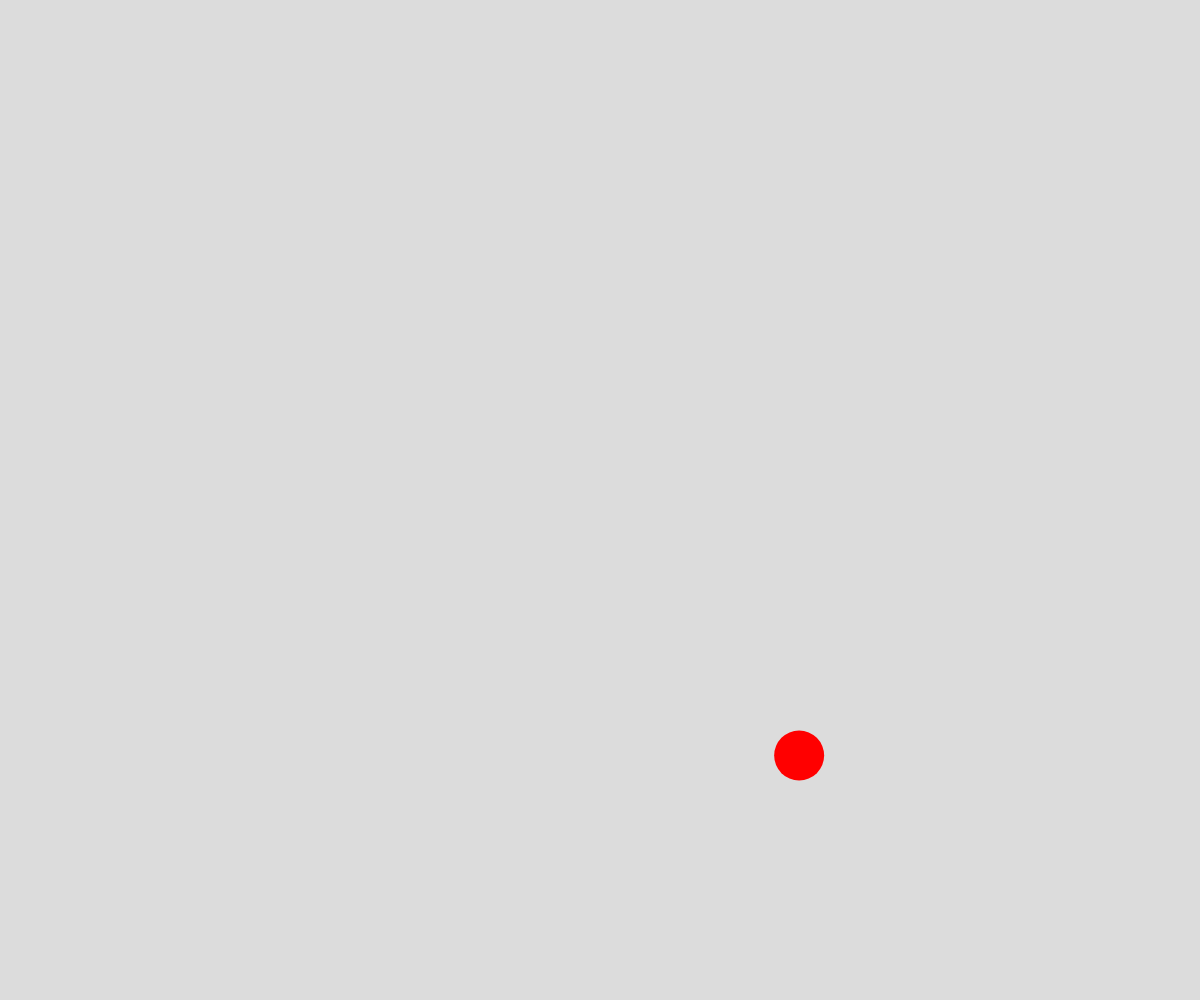
Frame 1 (no input)
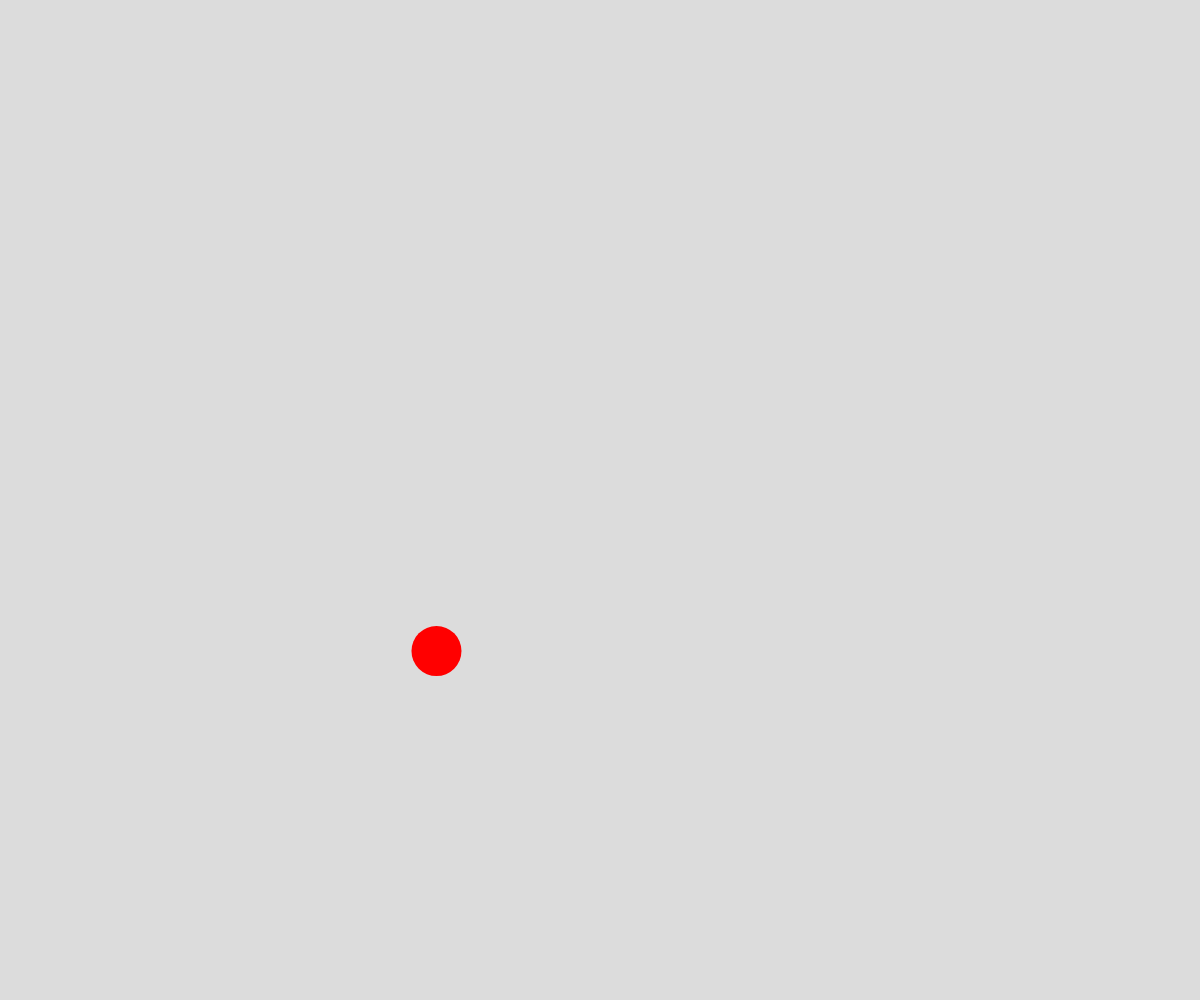
Frame 60 (no input)
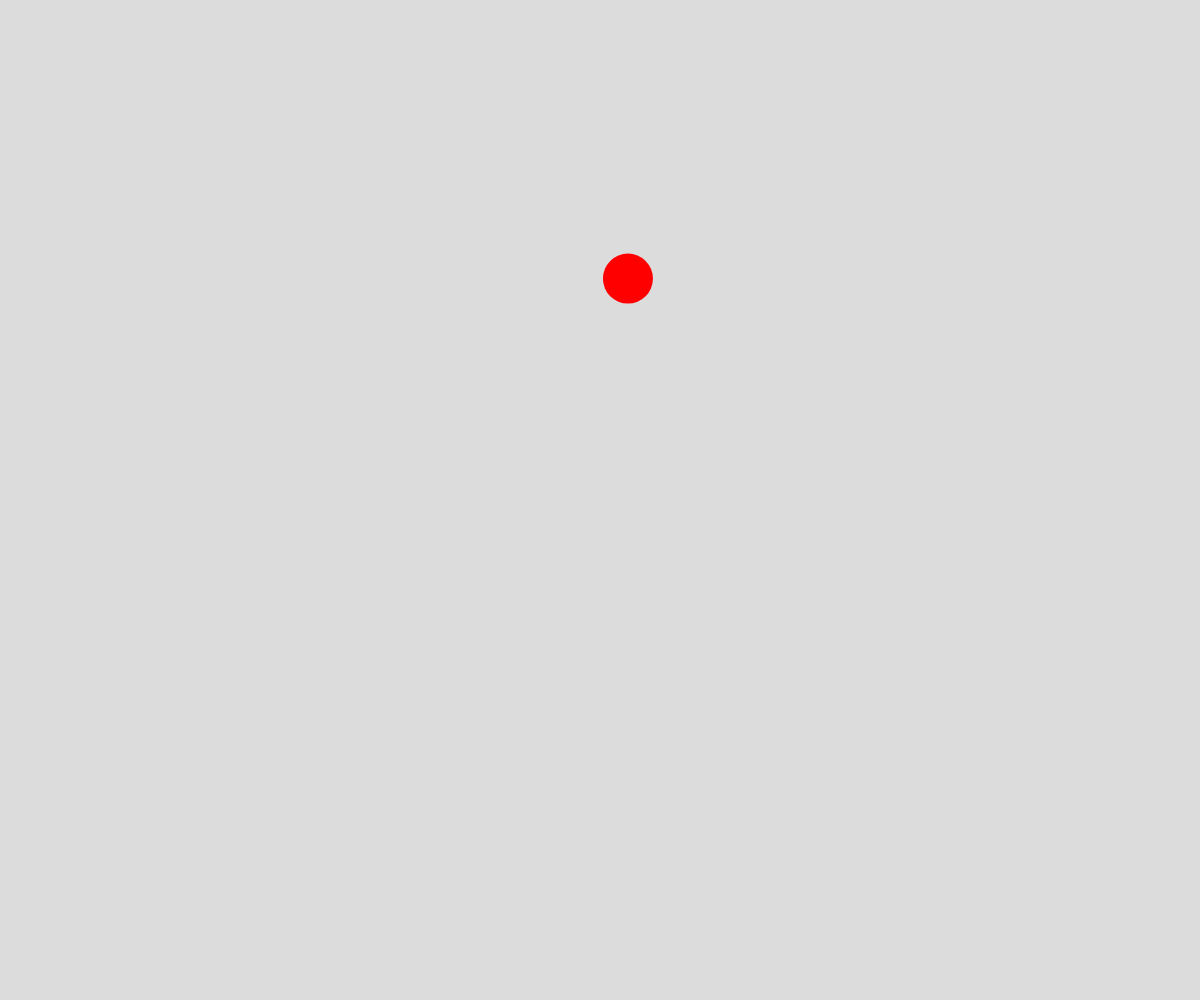
Frame 120 (the mouse pressed at the canvas centre since frame 60)

The p5.js sketch that drew these frames (run headless with seeded random() and noise() and a simulated clock; from frame 60 on, the mouse is pressed at the canvas centre):

// p5.js sketch
// ── sketch.js
// Terrain Genereation Perlin noise
// Your Name
// Date
//
// Extra for Experts:
// - describe what you did to take this project "above and beyond"
let time = 0;
let terrain = [];
let xOffset = 0;
let rectWidth = 10;
let generationCounter = 0;
function setup() {
  createCanvas(windowWidth, windowHeight);
  fill(255, 0, 0);
  noStroke();
}

function draw() {
  background(220);
  let x = noise(frameCount/50);
  let y = noise(frameCount/50 + 10000);
  circle(x * width, y * height, 50);

  for (let i = xOffset; i < xOffset+width/rectWidth; i++) {
    while (xOffset+width/rectWidth > terrain.length) {
      terrain.push(noise(generationCounter/100));
      generationCounter++;
    }
    rect(i * rectWidth-xOffset*rectWidth, height, rectWidth, terrain[i]*height-height);
  }

  if (keyIsDown(LEFT_ARROW)) {
    xOffset = max(0, xOffset - 1);
  }
  if (keyIsDown(RIGHT_ARROW)) {
    xOffset++;
  }
}
